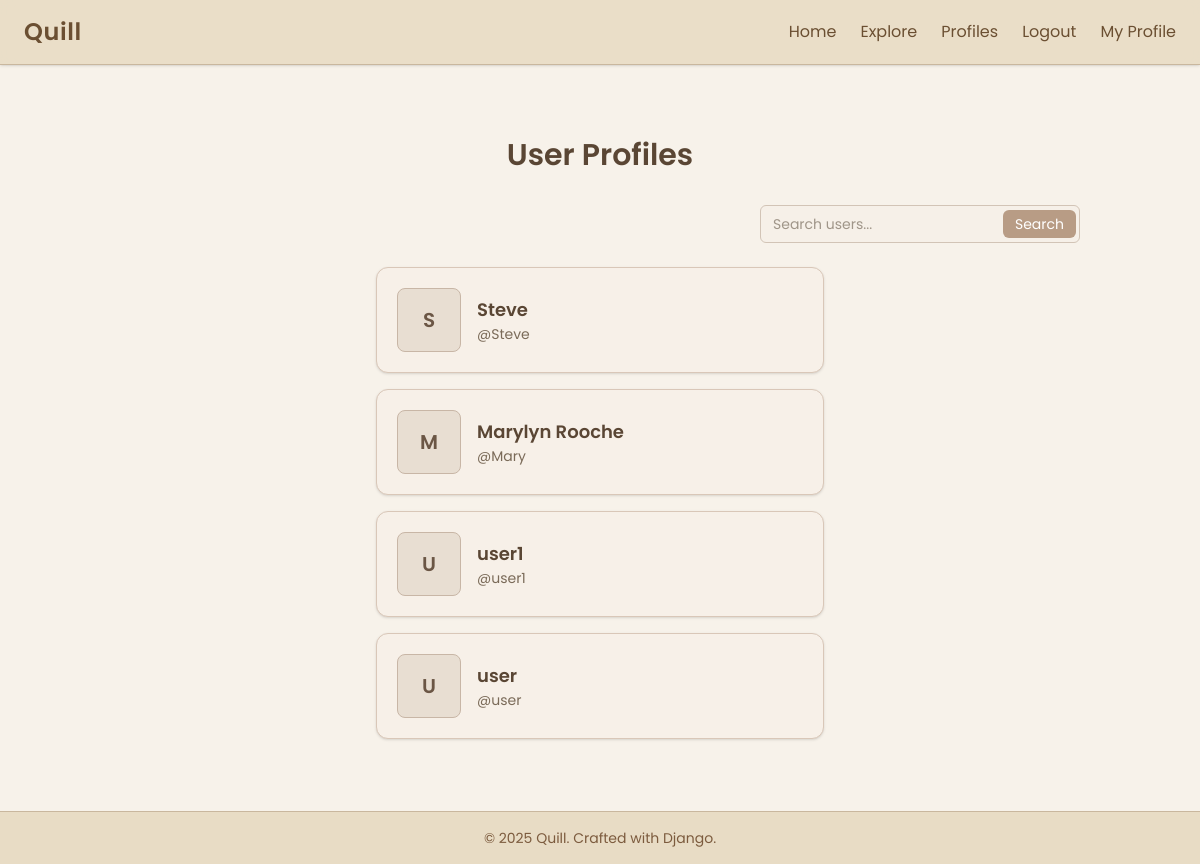
The app's page /profile_list (signed in), older data.
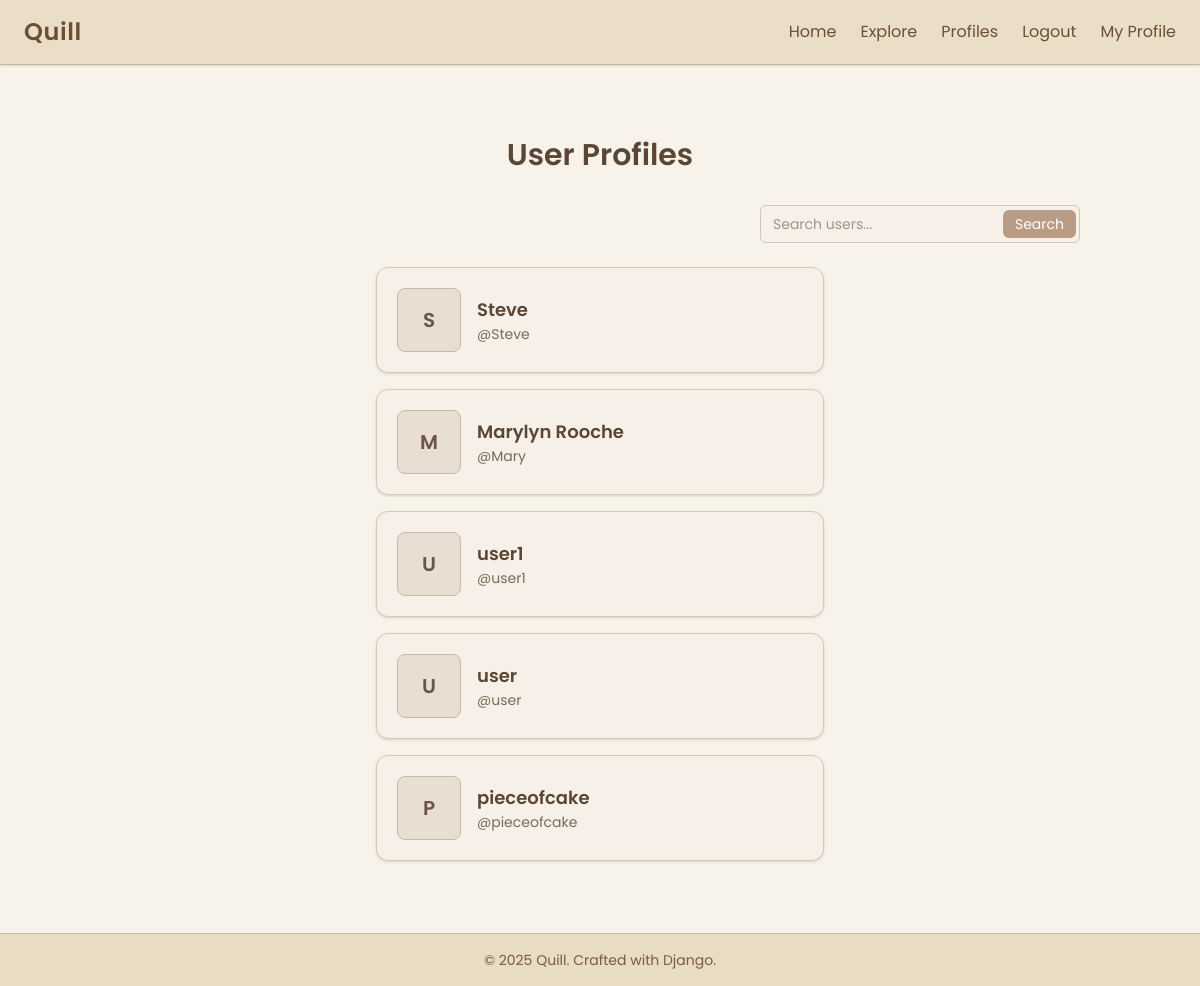
The same page, newer data.
### accounts/models.py (models this page shows, shortened)
class Profile(models.Model):
    user = models.OneToOneField(User, on_delete=models.CASCADE)
    follows = models.ManyToManyField("self", related_name='followed_by',symmetrical=False, blank=True)
    name = models.CharField(max_length=100)
    bio = models.TextField(max_length=300, blank=True)

### accounts/views.py (the view)
# urls.py: path('profile_list', views.profile_list, name="profile_list"),
def profile_list(request):
    if request.user.is_authenticated:
        profiles = Profile.objects.exclude(user = request.user)
        return render(request, 'accounts/profile_list.html', {'profiles':profiles})
    else:
        messages.success(request, ("Please login/sign-up to view this page..."))
        return redirect('register')

### accounts/templates/accounts/profile_list.html (shortened to what this page needs)
{% extends "base.html" %}
{% block content %}
<div class="max-w-5xl mx-auto px-4 py-10">
  <h1 class="text-3xl font-poppins font-semibold text-[#5a4634] mb-8 text-center">
    User Profiles
  </h1>
  <div class="flex justify-end mb-6">
    <form method="get" action="" class="w-80">
      <div class="relative">
        <input type="search" name="q"
          value="{{ request.GET.q|default_if_none:'' }}"
          placeholder="Search users..."
          class="w-full rounded-md border border-[#d2c4b6] bg-[#f7f0e8]/70
                 px-3 py-2 text-sm font-poppins
                 focus:outline-none focus:ring-2 focus:ring-[#b89c85]"/>
        <button type="submit"
          class="absolute right-1 top-1/2 -translate-y-1/2
                 px-3 py-1 rounded-md text-sm font-poppins
                 bg-[#b89c85] hover:bg-[#a48974] text-white transition">
          Search
        </button>
      </div>
    </form>
  </div>
  {% if profiles %}
    <div class="flex flex-col gap-4 max-w-md mx-auto">
      {% for profile in profiles %}
      <div class="bg-[#f7f0e8]
                  bg-[url('https://www.transparenttextures.com/patterns/asfalt-light.png')]
                  border border-[#d9c7b8] rounded-xl
                  p-5 flex items-center gap-4 shadow">
        {% if profile.avatar_url %}
          <img src="{{ profile.avatar_url }}"
               alt="{{ profile.user.username }} avatar"
               class="w-16 h-16 rounded-lg border border-[#c8b6a6] object-cover"/>
        {% else %}
          <div class="w-16 h-16 rounded-lg bg-[#e8ded2] border border-[#c8b6a6]
                      flex items-center justify-center
                      text-xl font-poppins font-semibold text-[#6b5645]">
            {{ profile.user.username|first|upper }}
          </div>
        {% endif %}
        <div>
          <a href="{% url 'profile' profile.user.pk %}"
             class="text-lg font-poppins font-semibold text-[#5a4634] hover:text-[#7b6149] transition">
            {{ profile.user.get_full_name|default:profile.user.username }}
          </a>
          <div class="text-sm font-poppins text-[#7a6a58]">
            @{{ profile.user.username }}
          </div>
        </div>
      </div>
      {% endfor %}
    </div>
  {% endif %}
</div>
{% endblock content %}

Row changes from the older to the newer data that the page shows:
added Profile: user.username|first "P", user.get_full_name "pieceofcake", user.username "pieceofcake"
